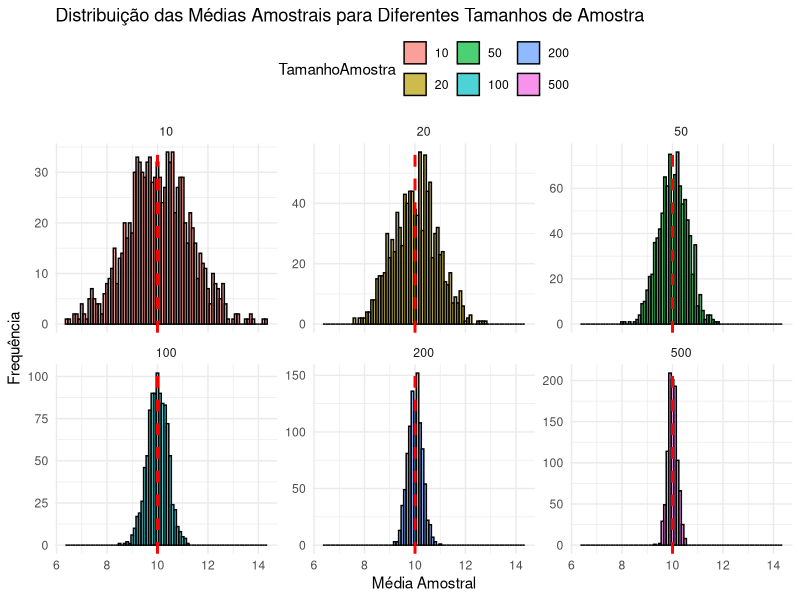

R code for this plot:

library(ggplot2)

# Definição dos parâmetros -----------------------------------------------------

media_populacional <- 10
desvio_padrao_populacional <- 4
tamanhos_amostra <- c(10, 20, 50, 100, 200, 500)
num_simulacoes <- 1000

# Cria data frame para armazenar resutados -------------------------------------

df <- data.frame()

# Realize as simulações e armazene os resultados no data frame -----------------

for (n in tamanhos_amostra) {
  for (i in 1:num_simulacoes) {
    amostra <- rnorm(n,
                     mean = media_populacional,
                     sd = desvio_padrao_populacional)
    media_amostral <- mean(amostra)
    df <- rbind(df, data.frame(TamanhoAmostra = as.factor(n),
                               MediaAmostral = media_amostral))
  }
}


# Cria visualização ------------------------------------------------------------

ggplot(df, aes(x = MediaAmostral, fill = TamanhoAmostra)) +
  geom_histogram(binwidth = 0.1,
                 position = "identity",
                 alpha = 0.7,
                 color = "black") +
  facet_wrap(~TamanhoAmostra, scales = "free_y") +
  geom_vline(xintercept = media_populacional,
             linetype = "dashed",
             color = "red",
             size = 1) +
  labs(title = "Distribuição das Médias Amostrais para Diferentes Tamanhos de Amostra",
       x = "Média Amostral", y = "Frequência") +
  theme_minimal() +
  theme(legend.position = "top")
